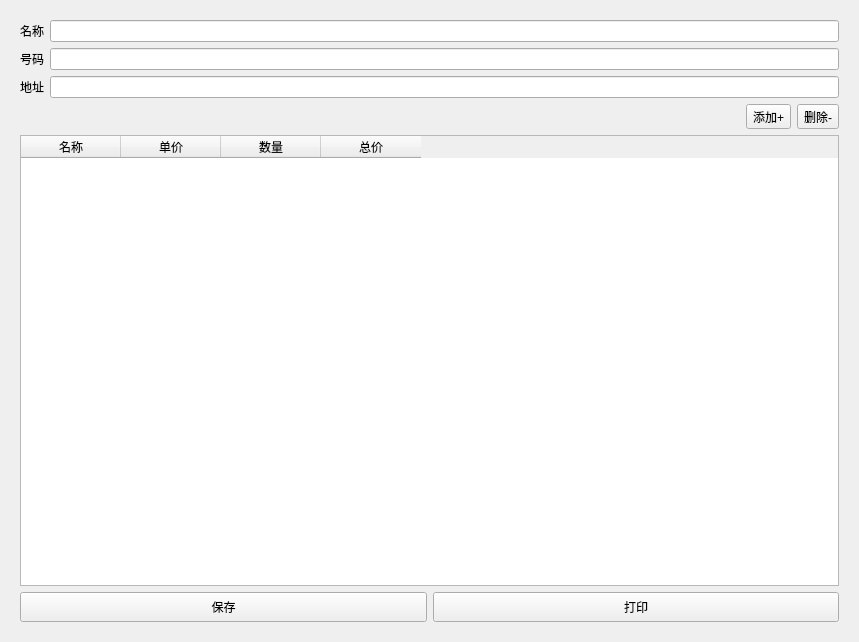
<?xml version="1.0" encoding="UTF-8"?>
<ui version="4.0">
 <class>Form</class>
 <widget class="QWidget" name="Form">
  <property name="geometry">
   <rect>
    <x>0</x>
    <y>0</y>
    <width>859</width>
    <height>642</height>
   </rect>
  </property>
  <property name="sizePolicy">
   <sizepolicy hsizetype="Expanding" vsizetype="Expanding">
    <horstretch>0</horstretch>
    <verstretch>0</verstretch>
   </sizepolicy>
  </property>
  <property name="windowTitle">
   <string>Form</string>
  </property>
  <layout class="QVBoxLayout" name="verticalLayout">
   <item>
    <widget class="QWidget" name="widget" native="true">
     <layout class="QVBoxLayout" name="verticalLayout_2">
      <item>
       <layout class="QHBoxLayout" name="horizontalLayout_2">
        <item>
         <widget class="QLabel" name="label_2">
          <property name="text">
           <string>名称</string>
          </property>
         </widget>
        </item>
        <item>
         <widget class="QLineEdit" name="lineEdit_2"/>
        </item>
       </layout>
      </item>
      <item>
       <layout class="QHBoxLayout" name="horizontalLayout">
        <item>
         <widget class="QLabel" name="label">
          <property name="text">
           <string>号码</string>
          </property>
         </widget>
        </item>
        <item>
         <widget class="QLineEdit" name="lineEdit"/>
        </item>
       </layout>
      </item>
      <item>
       <layout class="QHBoxLayout" name="horizontalLayout_9">
        <item>
         <widget class="QLabel" name="label_4">
          <property name="text">
           <string>地址</string>
          </property>
         </widget>
        </item>
        <item>
         <widget class="QLineEdit" name="lineEdit_3"/>
        </item>
       </layout>
      </item>
      <item>
       <layout class="QVBoxLayout" name="verticalLayout_4">
        <item>
         <layout class="QHBoxLayout" name="horizontalLayout_8">
          <item>
           <widget class="QLabel" name="label_3">
            <property name="text">
             <string/>
            </property>
           </widget>
          </item>
          <item>
           <widget class="QToolButton" name="toolButton_3">
            <property name="minimumSize">
             <size>
              <width>0</width>
              <height>25</height>
             </size>
            </property>
            <property name="layoutDirection">
             <enum>Qt::LeftToRight</enum>
            </property>
            <property name="text">
             <string>添加+</string>
            </property>
           </widget>
          </item>
          <item>
           <widget class="QToolButton" name="toolButton">
            <property name="minimumSize">
             <size>
              <width>0</width>
              <height>25</height>
             </size>
            </property>
            <property name="text">
             <string>删除-</string>
            </property>
           </widget>
          </item>
         </layout>
        </item>
        <item>
         <widget class="BaseTableWidget" name="tableWidget">
          <property name="sizePolicy">
           <sizepolicy hsizetype="Expanding" vsizetype="Expanding">
            <horstretch>0</horstretch>
            <verstretch>0</verstretch>
           </sizepolicy>
          </property>
          <attribute name="horizontalHeaderCascadingSectionResizes">
           <bool>false</bool>
          </attribute>
          <attribute name="horizontalHeaderShowSortIndicator" stdset="0">
           <bool>false</bool>
          </attribute>
          <column>
           <property name="text">
            <string>名称</string>
           </property>
          </column>
          <column>
           <property name="text">
            <string>单价</string>
           </property>
          </column>
          <column>
           <property name="text">
            <string>数量</string>
           </property>
          </column>
          <column>
           <property name="text">
            <string>总价</string>
           </property>
          </column>
         </widget>
        </item>
       </layout>
      </item>
      <item>
       <layout class="QHBoxLayout" name="horizontalLayout_3">
        <item>
         <widget class="QToolButton" name="toolButton_2">
          <property name="sizePolicy">
           <sizepolicy hsizetype="Expanding" vsizetype="Fixed">
            <horstretch>0</horstretch>
            <verstretch>0</verstretch>
           </sizepolicy>
          </property>
          <property name="minimumSize">
           <size>
            <width>0</width>
            <height>30</height>
           </size>
          </property>
          <property name="text">
           <string>保存</string>
          </property>
         </widget>
        </item>
        <item>
         <widget class="QToolButton" name="print_btn">
          <property name="sizePolicy">
           <sizepolicy hsizetype="Expanding" vsizetype="Fixed">
            <horstretch>0</horstretch>
            <verstretch>0</verstretch>
           </sizepolicy>
          </property>
          <property name="minimumSize">
           <size>
            <width>0</width>
            <height>30</height>
           </size>
          </property>
          <property name="text">
           <string>打印</string>
          </property>
         </widget>
        </item>
       </layout>
      </item>
     </layout>
    </widget>
   </item>
  </layout>
 </widget>
 <customwidgets>
  <customwidget>
   <class>BaseTableWidget</class>
   <extends>QTableWidget</extends>
   <header location="global">compent.table.base_table_widget.h</header>
  </customwidget>
 </customwidgets>
 <resources/>
 <connections/>
</ui>
